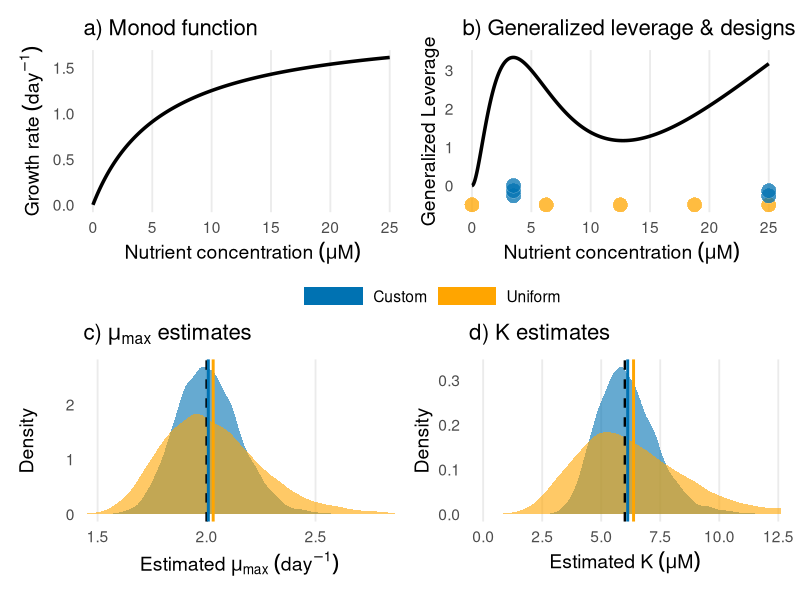
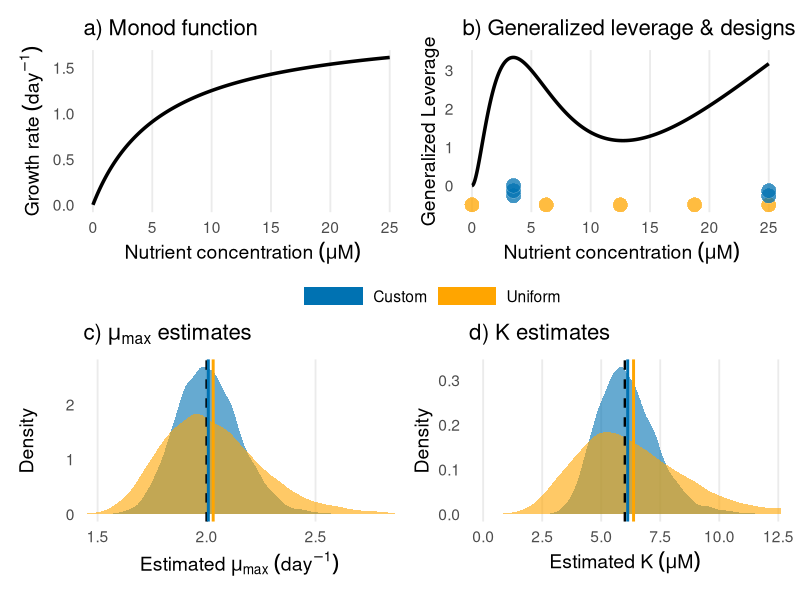

Source code (R) for these figures, in order:
# Load necessary libraries
library(ggplot2)
library(patchwork)
library(dplyr)
library(tidyr) 

# --- 1. Define Parameters and Setup ---
theme_set(theme_minimal(base_size = 14))
cols <- c(Custom = "#0072B2", Uniform = "orange") 

set.seed(42) # For reproducible simulations

#True values of parameters
mu_max_true <- 2
K_true <- 6

#Nutrient range
S_range <- c(0, 25)

#Grid of nutrient values
n_grid <- 1000
S_seq <- seq(S_range[1], S_range[2], length.out = n_grid)

#Monod function
monod_func <- function(S, mu, K) { (mu * S) / (K + S) }

# Calculate gradient of the Monod function
monod_gradient <- function(S, mu, K) {
  d_mu <- S / (K + S)
  d_K <- (-mu * S) / ((K + S)^2)
  return(c(d_mu, d_K))
}

# --- 2. Calculate Generalized Leverage ---
X <- matrix(NA, nrow = n_grid, ncol = 2)
for (i in 1:n_grid) {
  X[i, ] <- monod_gradient(S_seq[i], mu_max_true, K_true)
}

XtX_inv <- solve(t(X) %*% X)
h_ii <- rowSums((X %*% XtX_inv) * X)
gen_leverage <- n_grid * h_ii

# Find the S value that maximizes leverage
S_max_lev <- S_seq[which.max(gen_leverage)]
S_opt_point <- round(S_max_lev, 1)

plot_data <- data.frame(
  S = S_seq,
  Response = monod_func(S_seq, mu_max_true, K_true),
  GenLeverage = gen_leverage
)

# --- 3. Define the designs and styling ---
design_unif <- data.frame(S = seq(S_range[1], S_range[2], length.out = 5), Design = "Uniform")
design_opt <- data.frame(S = c(rep(S_opt_point, 3), rep(25, 2)), Design = "Custom")

designs_agg <- rbind(
  design_unif %>% group_by(S, Design) %>% summarise(count = n(), .groups = 'drop'),
  design_opt %>% group_by(S, Design) %>% summarise(count = n(), .groups = 'drop')
)

# Dynamically scale the stacked dots to sit below the leverage curve
max_lev <- max(plot_data$GenLeverage)
stack_step <- max_lev * 0.04
y_opt_base <- -max_lev * 0.08
y_uni_base <- -max_lev * 0.15

dot_df <- designs_agg %>%
  uncount(count, .id = "stack_id") %>%
  mutate(
    y = ifelse(Design == "Custom",
               y_opt_base + (stack_id - 1) * stack_step,
               y_uni_base + (stack_id - 1) * stack_step),
    Design = factor(Design, levels = c("Custom", "Uniform"))
  )

# --- 4. Simulation ---
n_sims <- 10000 
noise_sd <- 0.1 
sim_results <- data.frame()

for (i in 1:n_sims) {
  # --- Uniform design simulation ---
  y_unif <- monod_func(design_unif$S, mu_max_true, K_true) + rnorm(5, 0, noise_sd)
  fit_unif <- try(nls(y ~ (mu * S) / (K + S), 
                      data = list(S = design_unif$S, y = y_unif), 
                      start = list(mu = 2.5, K = 5)), silent = TRUE)
  if (!inherits(fit_unif, "try-error")) {
    sim_results <- rbind(sim_results, data.frame(Sim = i, Design = "Uniform", 
                                                 K_est = coef(fit_unif)["K"],
                                                 mu_est = coef(fit_unif)["mu"]))
  }
  
  # --- Custom design simulation ---
  y_opt <- monod_func(design_opt$S, mu_max_true, K_true) + rnorm(5, 0, noise_sd)
  fit_opt <- try(nls(y ~ (mu * S) / (K + S), 
                     data = list(S = design_opt$S, y = y_opt), 
                     start = list(mu = 2.5, K = 5)), silent = TRUE)
  if (!inherits(fit_opt, "try-error")) {
    sim_results <- rbind(sim_results, data.frame(Sim = i, Design = "Custom", 
                                                 K_est = coef(fit_opt)["K"],
                                                 mu_est = coef(fit_opt)["mu"]))
  }
}

sim_results$Design <- factor(sim_results$Design, levels = c("Custom", "Uniform"))

mu_mean_unif <- mean(sim_results$mu_est[sim_results$Design == "Uniform"])
mu_mean_opt  <- mean(sim_results$mu_est[sim_results$Design == "Custom"])
K_mean_unif  <- mean(sim_results$K_est[sim_results$Design == "Uniform"])
K_mean_opt   <- mean(sim_results$K_est[sim_results$Design == "Custom"])

# --- 5. Create the plots: Fig. 1 ---

# Panel a: Monod Function
p1 <- ggplot(plot_data, aes(x = S, y = Response)) +
  geom_line(color = "black", linewidth = 1.2) +
  scale_x_continuous(limits = c(0, 25.5), breaks = seq(0, 25, 5), expand = expansion(add = c(0.8, 0.5))) + 
labs(title = "a) Monod function", 
       y = expression(Growth~rate~(day^{-1})), 
       x = expression(Nutrient~concentration~(mu*M))) +
  theme(plot.title = element_text(size = 16),
        panel.grid.major.y = element_blank(),
        panel.grid.minor = element_blank())

dummy <- data.frame(Design = factor(c("Custom", "Uniform"), levels = c("Custom", "Uniform")))

# Panel b: Generalized leverage with overlaid designs
p2 <- ggplot() +
  # The leverage curve
  geom_line(data = plot_data, aes(x = S, y = GenLeverage), color = "black", linewidth = 1.2) +
  # The stacked dots 
  geom_point(data = dot_df, aes(x = S, y = y, fill = Design),
             shape = 21, alpha = 0.75, size = 5, colour = "white", stroke = 0.12, show.legend = FALSE) +
  geom_rect(data = dummy, aes(fill = Design), inherit.aes = FALSE,
            xmin = Inf, xmax = Inf, ymin = Inf, ymax = Inf) +
  scale_fill_manual(values = cols) +
  scale_x_continuous(limits = c(0, 25.5), breaks = seq(0, 25, 5), expand = expansion(add = c(0.8, 0.5))) +
  labs(title = "b) Generalized leverage & designs", 
       y = "Generalized Leverage", 
       x = expression(Nutrient~concentration~(mu*M))) +
  guides(fill = guide_legend(direction = "horizontal",
                             keywidth  = unit(3, "lines"),
                             keyheight = unit(1, "lines"))) +
  coord_cartesian(ylim = c(-max_lev * 0.15, max_lev), clip = "off") +
  theme(plot.title = element_text(size = 16),
        panel.grid.major.y = element_blank(),
        panel.grid.minor = element_blank(),
        legend.position = "bottom",
        legend.title = element_blank())

# Panel c: mu_max estimation distributions
p3 <- ggplot(sim_results, aes(x = mu_est, fill = Design)) +
  geom_density(alpha = 0.6, color = NA, show.legend = FALSE) +
  geom_vline(xintercept = mu_max_true, linetype = "dashed", color = "black", linewidth = 0.8) +
  geom_vline(xintercept = mu_mean_unif, color = "orange", linetype = "solid", linewidth = 1) +
  geom_vline(xintercept = mu_mean_opt, color = cols["Custom"], linetype = "solid", linewidth = 1) +  scale_fill_manual(values = cols) +
  coord_cartesian(xlim = c(1.5, 2.8)) + 
  labs(title = expression(paste("c) ", mu[max], " estimates ")), 
       y = "Density", 
       x = expression(Estimated~mu[max]~(day^{-1}))) +
  theme(plot.title = element_text(size = 16),
        panel.grid.major.y = element_blank(),
        panel.grid.minor = element_blank(),
        legend.position = "none")

# Panel d: K estimation distributions
p4 <- ggplot(sim_results, aes(x = K_est, fill = Design)) +
  geom_density(alpha = 0.6, color = NA, show.legend = FALSE) +
  geom_vline(xintercept = K_true, linetype = "dashed", color = "black", linewidth = 0.8) +
  geom_vline(xintercept = K_mean_unif, color = "orange", linetype = "solid", linewidth = 1) +
  geom_vline(xintercept = K_mean_opt, color = cols["Custom"], linetype = "solid", linewidth = 1) +  scale_fill_manual(values = cols) +
  coord_cartesian(xlim = c(0, 12)) + 
  labs(title = "d) K estimates", 
       y = "Density", 
       x = expression(Estimated~K~(mu*M))) +
  theme(plot.title = element_text(size = 16),
        panel.grid.major.y = element_blank(),
        panel.grid.minor = element_blank(),
        legend.position = "none")


# --- 6. Combine with patchwork ---
final_plot <- (p1 | p2) / guide_area() / (p3 | p4) + 
  plot_layout(guides = "collect", heights = c(1, 0.1, 1)) & 
  theme(legend.direction = "horizontal", legend.margin = margin(0, 0, 0, 0))

# Print to view
print(final_plot)

# Save the figure: NEEDS TO BE UPDATED
ggsave("/Users/rranjan/Documents/SideProjects/SideProjects/BayesianExperimentalDesigns/Manuscript/Plots/main_text/monod_Custom_vs_uniform_design_updated.pdf", plot = final_plot, width = 10, height = 8, units = "in")
